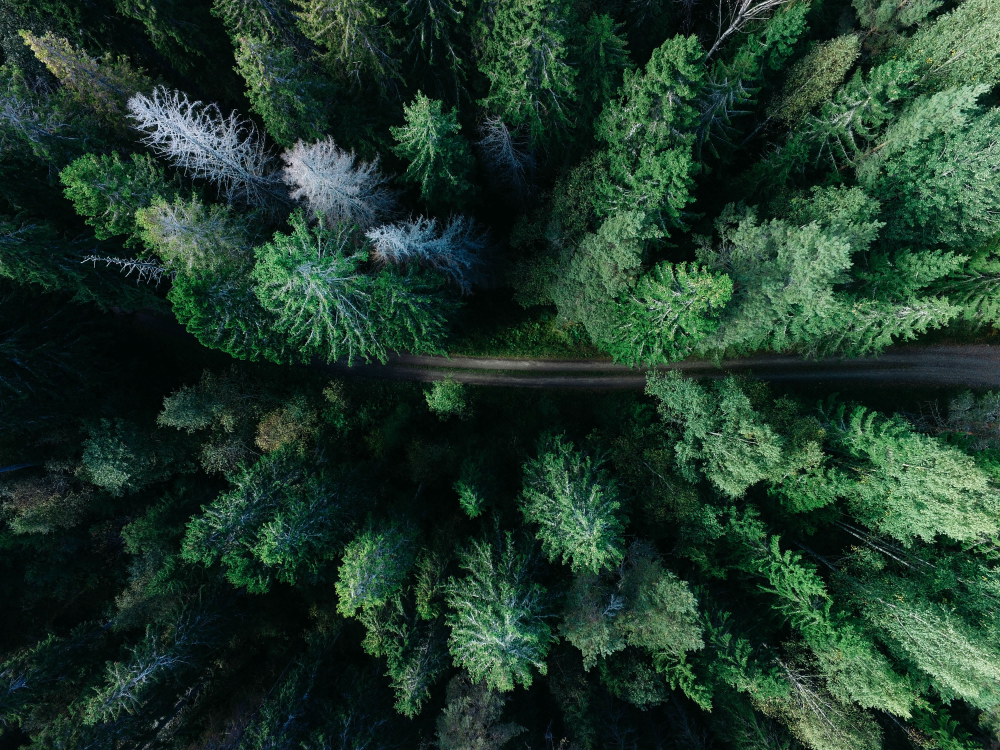
#> input picture assets/images/image.png, 4000 x 3000 px (shown at 1/4 size)
$ python test.py
#> lines starting #> are read from the running program, lines starting #| are printed output that depends on the picture
import bs4 as bs4

import requests
from PIL import Image, ImageDraw, ImageFilter


def create_rounded_rectangle_mask(rectangle, radius):
    solid_fill = (50, 50, 50, 255)

    mask = Image.new('RGBA', rectangle.size, (0, 0, 0, 0))

    corner = Image.new('RGBA', (radius, radius), (0, 0, 0, 0))
    draw = ImageDraw.Draw(corner)
    draw.pieslice((0, 0, radius * 2, radius * 2), 180, 270, fill=solid_fill)

    mx, my = rectangle.size

    mask.paste(corner, (0, 0), corner)
    mask.paste(corner.rotate(90), (0, my - radius), corner.rotate(90))
    mask.paste(corner.rotate(180), (mx - radius, my - radius), corner.rotate(180))
    mask.paste(corner.rotate(270), (mx - radius, 0), corner.rotate(270))

    draw = ImageDraw.Draw(mask)
    draw.rectangle([(radius, 0), (mx - radius, my)], fill=solid_fill)
    draw.rectangle([(0, radius), (mx, my - radius)], fill=solid_fill)

    return mask


if __name__ == '__main__':
    # url = ''
    # file = BytesIO(urlopen(url).read())

    img = Image.open('assets/images/image.png')
#> img is the input picture: PIL image 4000x3000 RGB; mean R, G, B 32, 57, 42.6
    x, y = 300, 1600
    radius = 30

    cropped_img = img.crop((x, y, 1000, 2600))
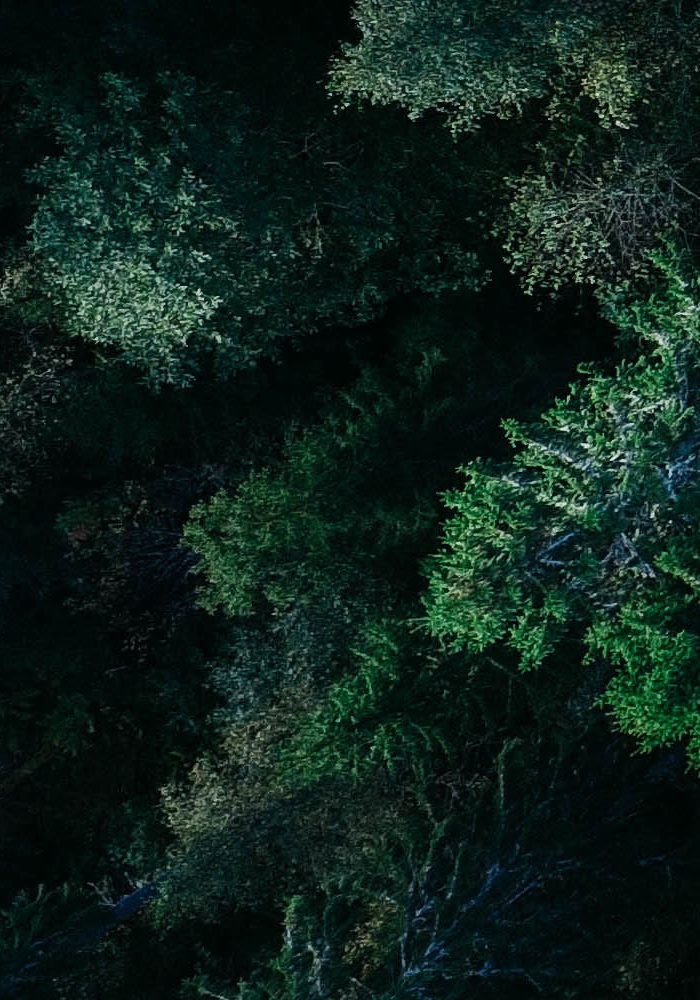
#> cropped_img: PIL image 700x1000 RGB; mean R, G, B 14.9, 33.4, 27

    blurred_img = cropped_img.filter(ImageFilter.GaussianBlur(20)).convert('RGBA')
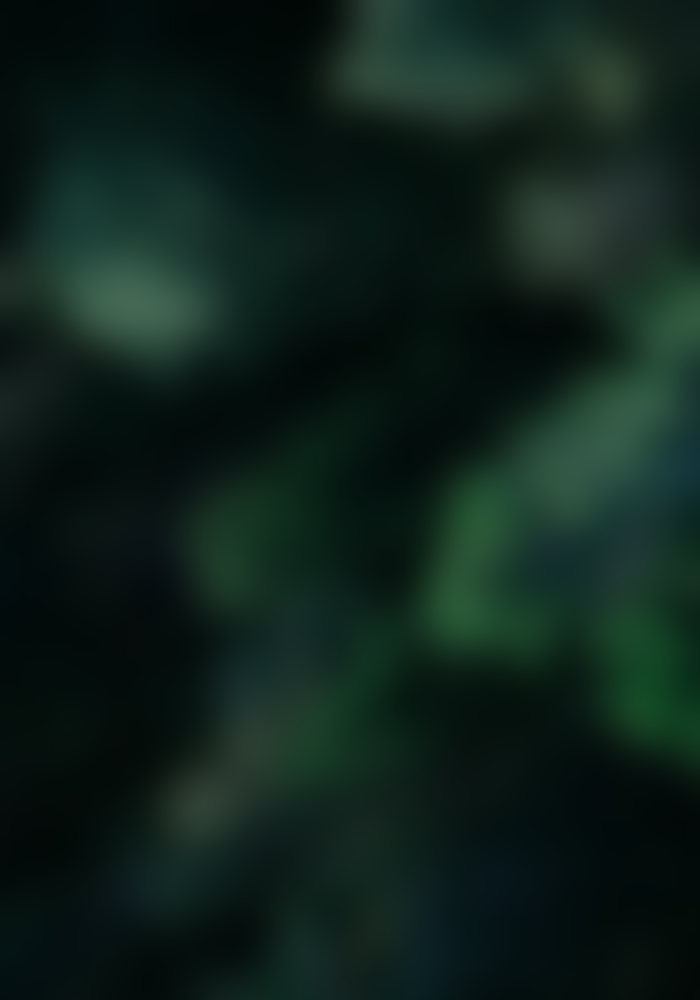
#> blurred_img: PIL image 700x1000 RGBA; mean R, G, B, A 14.8, 33.4, 27, 255

    img.paste(blurred_img, (x, y), create_rounded_rectangle_mask(cropped_img, radius))
#> in create_rounded_rectangle_mask, `mask = Image.new('RGBA', rectangle.size, (0, 0, 0, 0))`: mask: PIL image 700x1000 RGBA; every value is 0
#> in create_rounded_rectangle_mask, `corner = Image.new('RGBA', (radius, radius), (0, 0, 0, 0))`: corner: PIL image 30x30 RGBA; every value is 0
#> in create_rounded_rectangle_mask, `mask.paste(corner, (0, 0), corner)`:
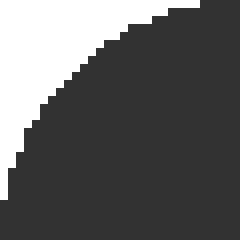
#> corner: PIL image 30x30 RGBA (shown 8 times larger); mean R, G, B, A 38.7, 38.7, 38.7, 197.5; transparent parts drawn white
#> in create_rounded_rectangle_mask, `mask.paste(corner, (0, 0), corner)`:
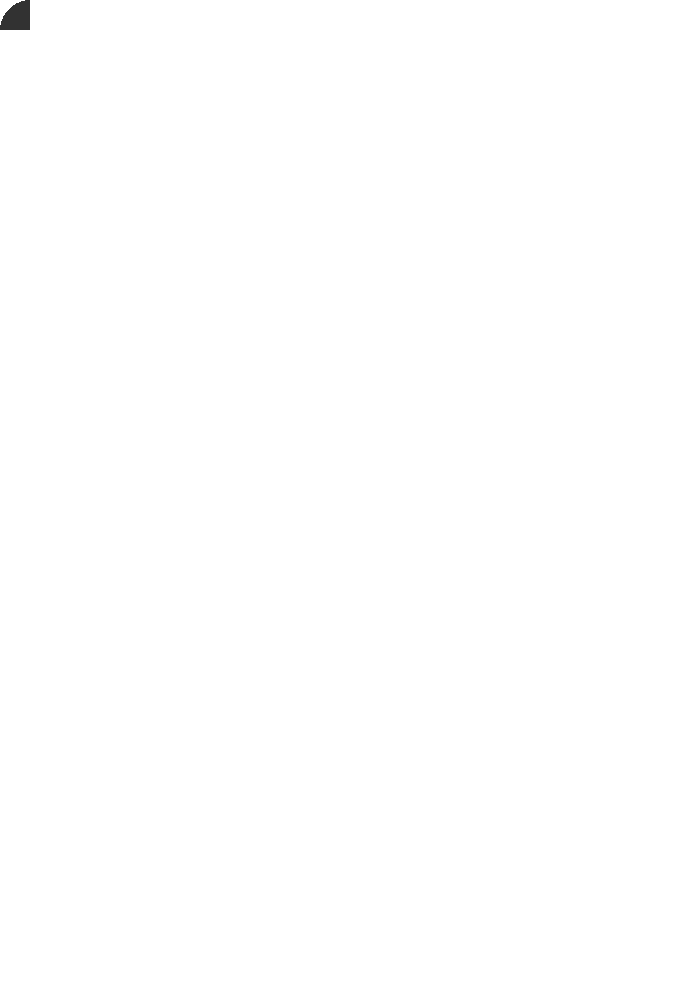
#> mask: PIL image 700x1000 RGBA; mean R, G, B, A 0, 0, 0, 0.3; transparent parts drawn white

    img.save('assets/images/new.png')
    img.show()

    # [29 lines of commented-out code are left out]

if __name__ == 'n':
    res = requests.get('https://fnbr.co/shop')
    res.raise_for_status()
    soup = bs4.BeautifulSoup(res.text, 'html.parser')
    soup = soup.html.body.div

    print(soup.prettify())

if __name__ == 'n':
    map = Image.open('assets/images/map.jpg')
    marker = Image.open('assets/images/marker.png')
    map.paste(marker, (865, 590), marker)
    map.save('assets/images/map_new.png', format="JPEG")
    map.show()

    # for div in soup2.find_all('div'):
    #     classes = div['class']
    #     print(classes)
